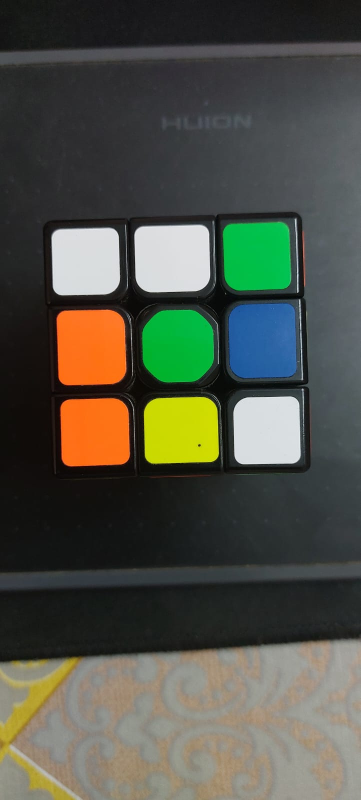
#> input picture test/B.jpeg, 721 x 1600 px, given in place of cropped_cube.jpg, which was not available (shown at 1/2 size)
$ jupyter execute --allow-errors rubkis.ipynb
#> lines starting #> are read from the running program, lines starting #| are printed output that depends on the picture; after the words box and inside, x2 and y2 are one past the last pixel; in counts of white or black regions, pixels touching at a corner belong together; pictures that were not available may be replaced by others from this repository, and a replacement may not be noted
#> further down, image is the input picture: shape (1600, 721, 3); mean B, G, R 70.8, 82.7, 80.4
[cell 1]
from ultralytics import YOLO

# Load a pre-trained YOLO model (use yolov8n.pt for a lightweight model)
#> (the rest of this cell did not finish here and is left out)

[cell 2]
import cv2
from ultralytics import YOLO

# Load the model
#> (the rest of this cell did not finish here and is left out)

[cell 3]
import cv2 as cv
import numpy as np

def detect_rubiks_colors(image):
    hsv = cv.cvtColor(image, cv.COLOR_BGR2HSV)
#> hsv: shape (1600, 721, 3); mean H, S, V 66.8, 53.3, 91.4
    color_masks = {}

    color_ranges = {
    "red": [([0, 120, 80], [10, 255, 255]), ([170, 120, 80], [180, 255, 255])],
    "orange": [([10, 120, 100], [22, 255, 255])],
    "yellow": [([22, 100, 100], [40, 255, 255])],
    "green": [([40, 50, 50], [80, 255, 255])],
    "blue": [([80, 50, 50], [130, 255, 255])],
    "white": [([0, 0, 180], [180, 50, 255])]
     }

    for color, ranges in color_ranges.items():
        mask = None
        for lower, upper in ranges:
            lower = np.array(lower, dtype="uint8")
            upper = np.array(upper, dtype="uint8")
            if mask is None:
                mask = cv.inRange(hsv, lower, upper)
            else:
                mask = cv.bitwise_or(mask, cv.inRange(hsv, lower, upper))
        color_masks[color] = mask
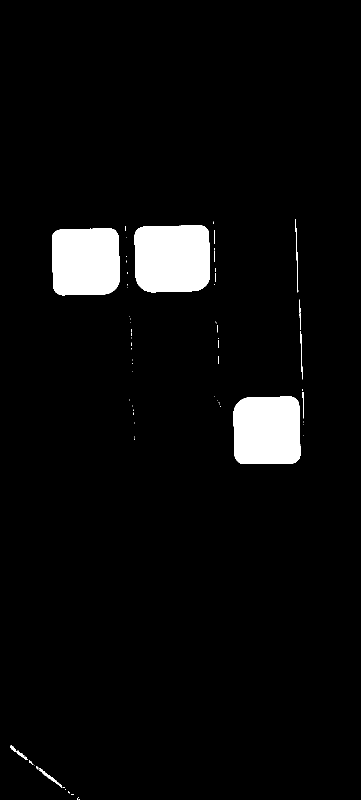
#> mask: shape (1600, 721) (shown at 1/2 size); 4.7% white; 68 white regions (55 under 20 px), largest, box (x1, y1, x2, y2) and area: (269, 450, 420, 585) 19001, (104, 456, 240, 591) 17158, (467, 793, 601, 928) 17154
#> after the loop, color_masks = 6 items

    kernel = np.ones((5, 5), np.uint8)
    for color, mask in color_masks.items():
        color_masks[color] = cv.morphologyEx(mask, cv.MORPH_CLOSE, kernel)
#> this loop made 6 passes
#> color on passes 1 to 6: 'red', 'orange', 'yellow', 'green', 'blue', 'white'

    for color, mask in color_masks.items():
        contours, _ = cv.findContours(mask, cv.RETR_EXTERNAL, cv.CHAIN_APPROX_SIMPLE)
        for contour in contours:
            area = cv.contourArea(contour)
            if area > 100:  # Adjust area threshold
                x, y, w, h = cv.boundingRect(contour)
                aspect_ratio = float(w) / h
                hull = cv.convexHull(contour)
                hull_area = cv.contourArea(hull)
                solidity = float(area) / hull_area if hull_area > 0 else 0
                if 0.8 <= aspect_ratio <= 1.2 and solidity > 0.8 and w > 20 and h > 20:  # Add minimum width and height check.
                    cv.rectangle(image, (x, y), (x + w, y + h), (0, 255, 0), 2)
                    cv.putText(image, color, (x, y - 10), cv.FONT_HERSHEY_SIMPLEX, 0.5, (0, 255, 0), 2)
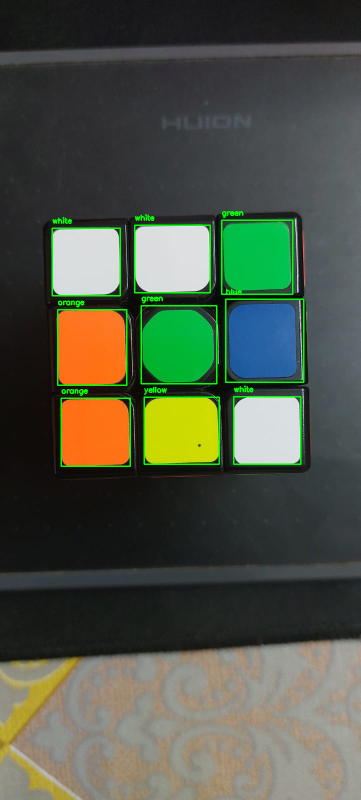
#> image: shape (1600, 721, 3) (shown at 1/2 size); 1.59% of pixels changed, all inside (x1, y1, x2, y2) = (103, 422, 609, 934)
    return image

image = cv.imread("cropped_cube.jpg")
result = detect_rubiks_colors(image)

cv.imshow("Rubik's Cube Colors", result)
cv.waitKey(0)
cv.destroyAllWindows()

$ run again, on test/D.jpeg
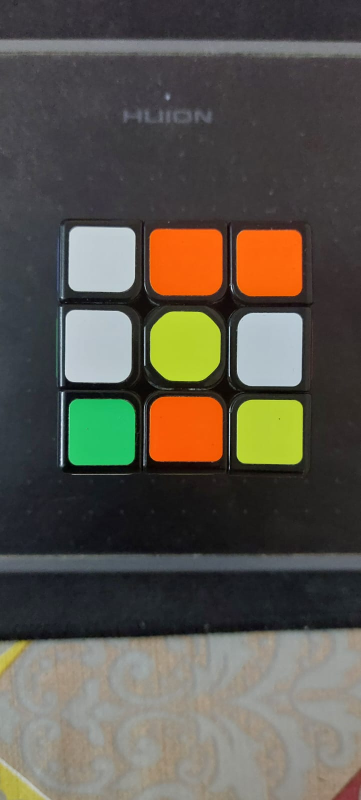
#> input picture test/D.jpeg, 721 x 1600 px, given in place of cropped_cube.jpg, which was not available (shown at 1/2 size)
#> image is the input picture: shape (1600, 721, 3); mean B, G, R 76.6, 86.8, 91.5
#> hsv: shape (1600, 721, 3); mean H, S, V 82, 51.2, 98.4
#> after the loop in detect_rubiks_colors, `for color, ranges in color_ranges.items():`:
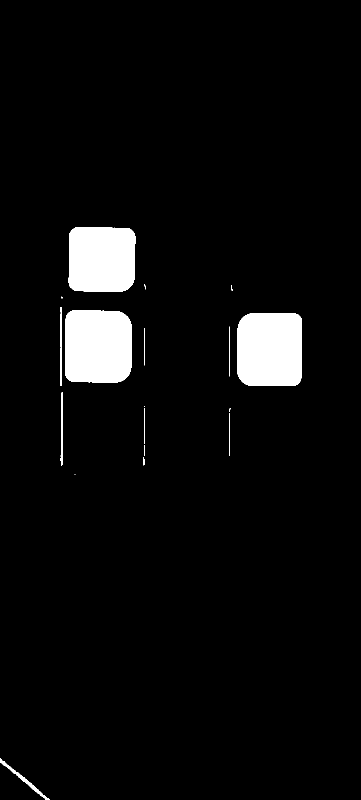
#> mask: shape (1600, 721) (shown at 1/2 size); 4.8% white; 18 white regions (5 under 20 px), largest, box (x1, y1, x2, y2) and area: (130, 620, 263, 765) 18355, (474, 626, 604, 772) 18223, (137, 454, 271, 584) 16477
#> after the loop in detect_rubiks_colors, `for color, ranges in color_ranges.items():`: color_masks = 6 items
#> the loop in detect_rubiks_colors, `for color, mask in color_masks.items():` made 6 passes
#> color on passes 1 to 6: 'red', 'orange', 'yellow', 'green', 'blue', 'white'
#> after the loop in detect_rubiks_colors, `for color, mask in color_masks.items():`:
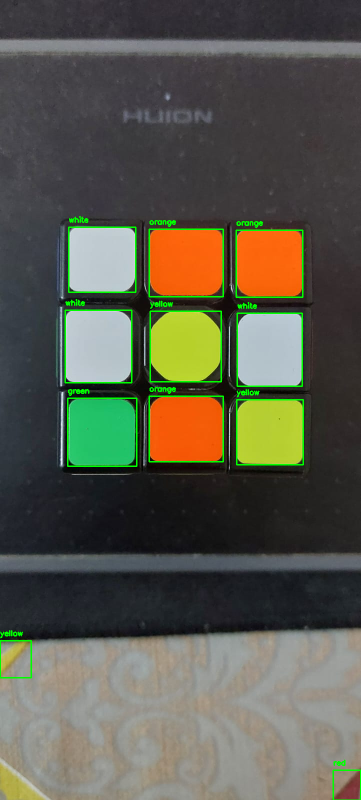
#> image: shape (1600, 721, 3) (shown at 1/2 size); 1.69% of pixels changed, all inside (x1, y1, x2, y2) = (0, 432, 721, 1600)

$ run again, on test/L.jpeg
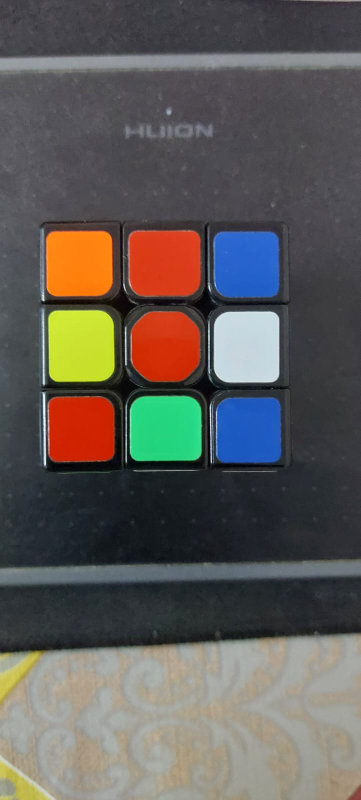
#> input picture test/L.jpeg, 721 x 1600 px, given in place of cropped_cube.jpg, which was not available (shown at 1/2 size)
#> image is the input picture: shape (1600, 721, 3); mean B, G, R 87.3, 91.5, 95.2
#> hsv: shape (1600, 721, 3); mean H, S, V 87, 56, 107.7
#> after the loop in detect_rubiks_colors, `for color, ranges in color_ranges.items():`:
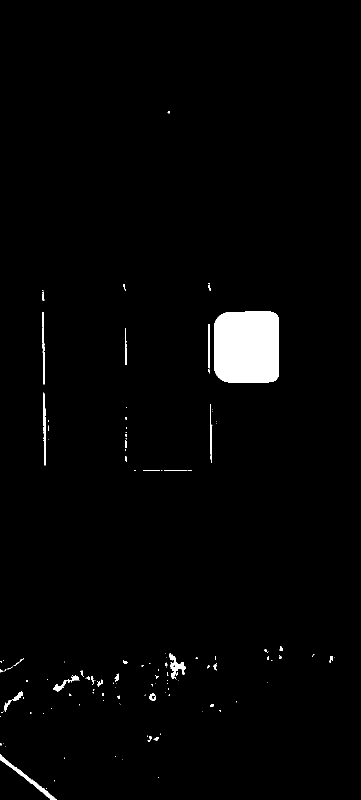
#> mask: shape (1600, 721) (shown at 1/2 size); 2% white; 134 white regions (97 under 20 px), largest, box (x1, y1, x2, y2) and area: (428, 623, 558, 765) 17802, (0, 1509, 114, 1600) 972, (338, 1306, 372, 1358) 672
#> after the loop in detect_rubiks_colors, `for color, ranges in color_ranges.items():`: color_masks = 6 items
#> the loop in detect_rubiks_colors, `for color, mask in color_masks.items():` made 6 passes
#> color on passes 1 to 6: 'red', 'orange', 'yellow', 'green', 'blue', 'white'
#> after the loop in detect_rubiks_colors, `for color, mask in color_masks.items():`:
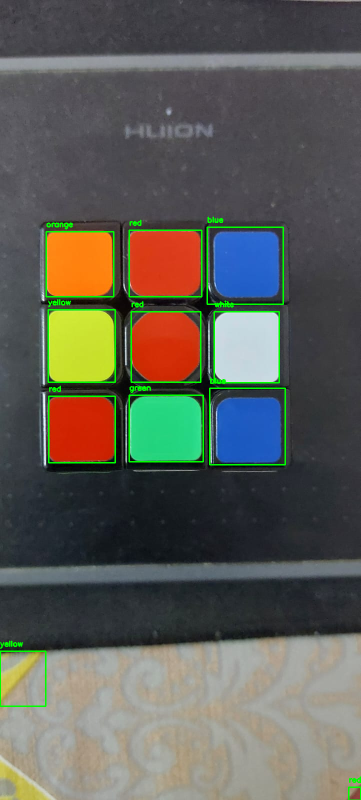
#> image: shape (1600, 721, 3) (shown at 1/2 size); 1.66% of pixels changed, all inside (x1, y1, x2, y2) = (0, 433, 721, 1600)
